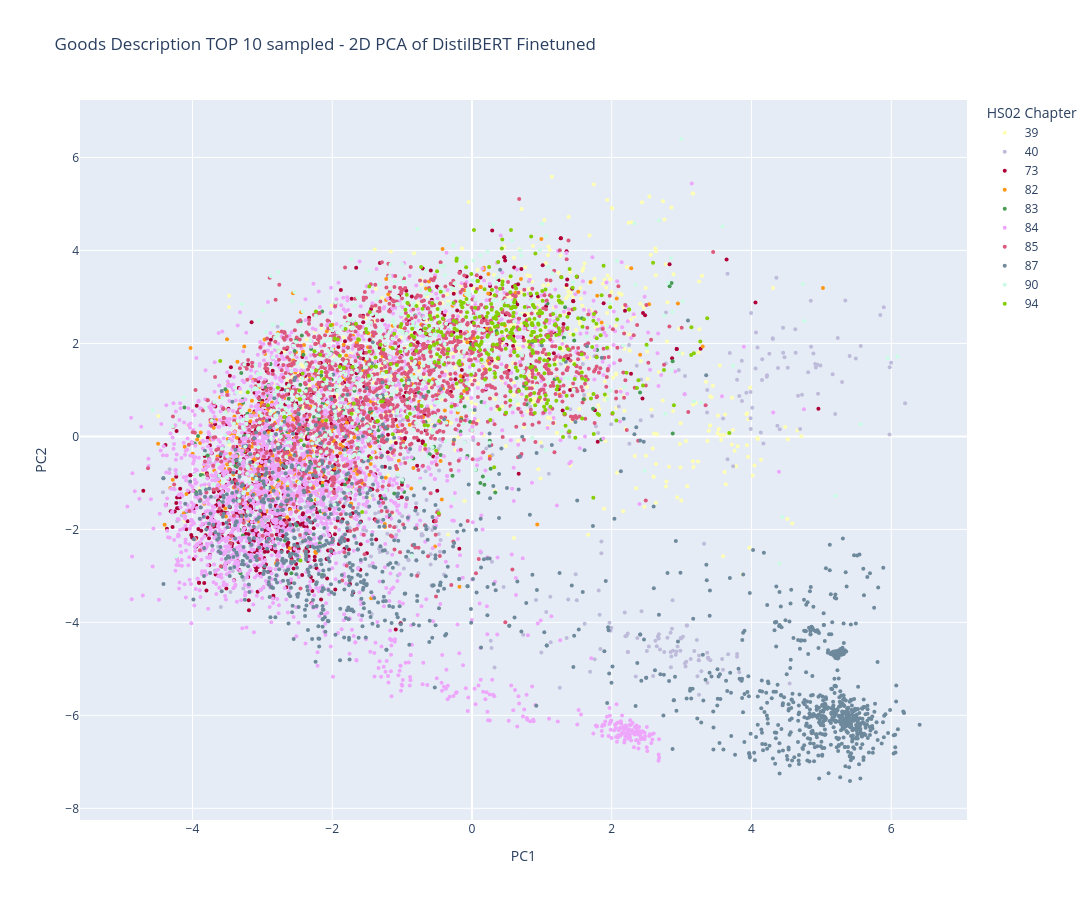

Notebook cell for this chart:
### Markdown cell above
Viz embeddings with PCA

### Code cell
title = "Goods Description TOP 10 sampled - 2D PCA of DistilBERT Finetuned"
legend_title="HS02 Chapter"
html_output_file="emb_goods_desc_finetuned_pca_top10_2d.html"

topN_labels = hs02_freq.head(10).index.to_list()

fig_pca_2d, _, pca_desc_2d = pca_viz_embs(
    embeds_finetuned, labels_finetuned,
    n_componets=2,
    title=title,
    legend_title=legend_title,
    html_output_file=html_output_file,
    filter_labels=topN_labels,
    label2color=colors_all
)

fig_pca_2d.show()

### Figure 1 — Plotly figure (JSON) as saved in the notebook; plotly's stock layout.template omitted (floating-point values rounded to 4 significant figures; data arrays with more than 128 entries replaced by an {"elided": "..."} marker saying what was removed)
{"data": [{"hoverinfo": "text", "hovertext": {"elided": "619 str values"}, "marker": {"color": "rgb(255,255,179)", "size": 4}, "mode": "markers", "name": "39", "type": "scatter", "x": {"elided": "619 float values"}, "y": {"elided": "619 float values"}}, {"hoverinfo": "text", "hovertext": {"elided": "431 str values"}, "marker": {"color": "rgb(190,186,218)", "size": 4}, "mode": "markers", "name": "40", "type": "scatter", "x": {"elided": "431 float values"}, "y": {"elided": "431 float values"}}, {"hoverinfo": "text", "hovertext": {"elided": "796 str values"}, "marker": {"color": "#AF0038", "size": 4}, "mode": "markers", "name": "73", "type": "scatter", "x": {"elided": "796 float values"}, "y": {"elided": "796 float values"}}, {"hoverinfo": "text", "hovertext": {"elided": "419 str values"}, "marker": {"color": "#FF9616", "size": 4}, "mode": "markers", "name": "82", "type": "scatter", "x": {"elided": "419 float values"}, "y": {"elided": "419 float values"}}, {"hoverinfo": "text", "hovertext": {"elided": "209 str values"}, "marker": {"color": "#479B55", "size": 4}, "mode": "markers", "name": "83", "type": "scatter", "x": {"elided": "209 float values"}, "y": {"elided": "209 float values"}}, {"hoverinfo": "text", "hovertext": {"elided": "2810 str values"}, "marker": {"color": "#EEA6FB", "size": 4}, "mode": "markers", "name": "84", "type": "scatter", "x": {"elided": "2810 float values"}, "y": {"elided": "2810 float values"}}, {"hoverinfo": "text", "hovertext": {"elided": "1639 str values"}, "marker": {"color": "#DC587D", "size": 4}, "mode": "markers", "name": "85", "type": "scatter", "x": {"elided": "1639 float values"}, "y": {"elided": "1639 float values"}}, {"hoverinfo": "text", "hovertext": {"elided": "1407 str values"}, "marker": {"color": "#6E899C", "size": 4}, "mode": "markers", "name": "87", "type": "scatter", "x": {"elided": "1407 float values"}, "y": {"elided": "1407 float values"}}, {"hoverinfo": "text", "hovertext": {"elided": "598 str values"}, "marker": {"color": "#C9FBE5", "size": 4}, "mode": "markers", "name": "90", "type": "scatter", "x": {"elided": "598 float values"}, "y": {"elided": "598 float values"}}, {"hoverinfo": "text", "hovertext": {"elided": "414 str values"}, "marker": {"color": "#86CE00", "size": 4}, "mode": "markers", "name": "94", "type": "scatter", "x": {"elided": "414 float values"}, "y": {"elided": "414 float values"}}], "layout": {"height": 900, "legend": {"title": {"text": "HS02 Chapter"}}, "title": {"text": "Goods Description TOP 10 sampled - 2D PCA of DistilBERT Finetuned"}, "width": 1200, "xaxis": {"title": {"text": "PC1"}}, "yaxis": {"title": {"text": "PC2"}}}}
